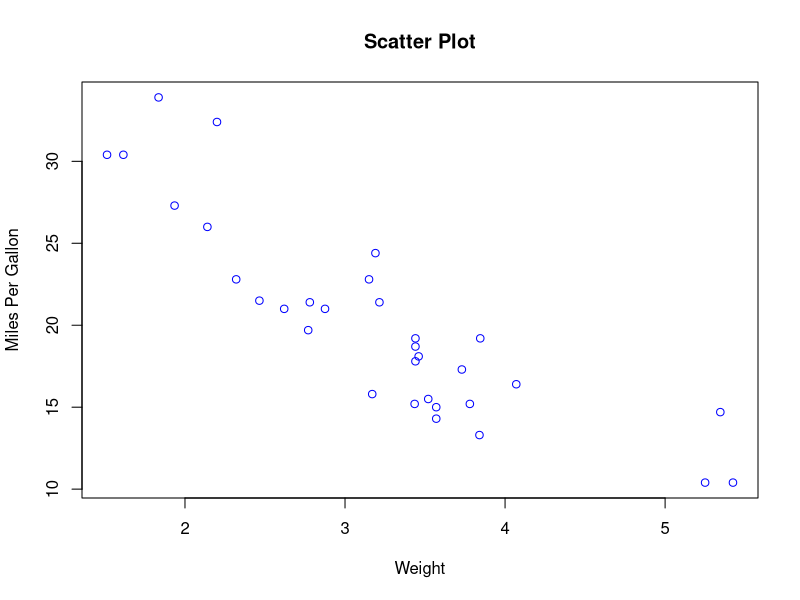
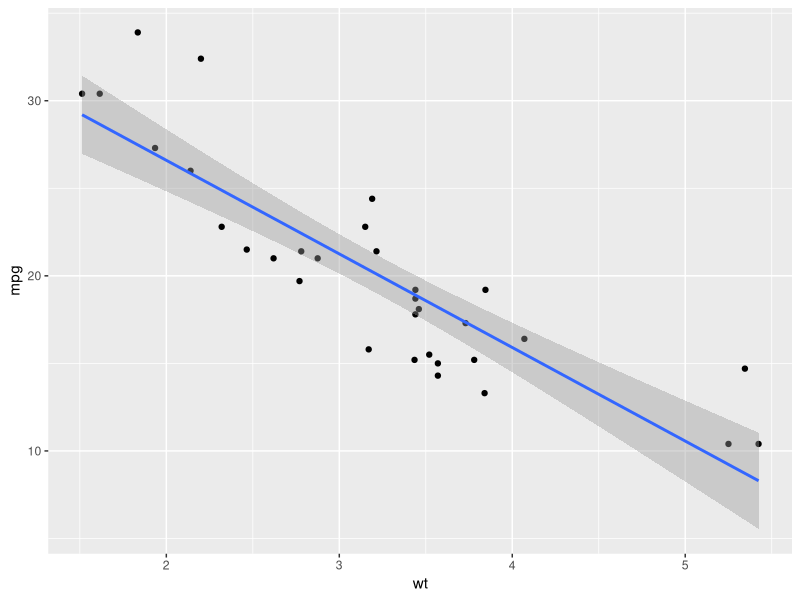
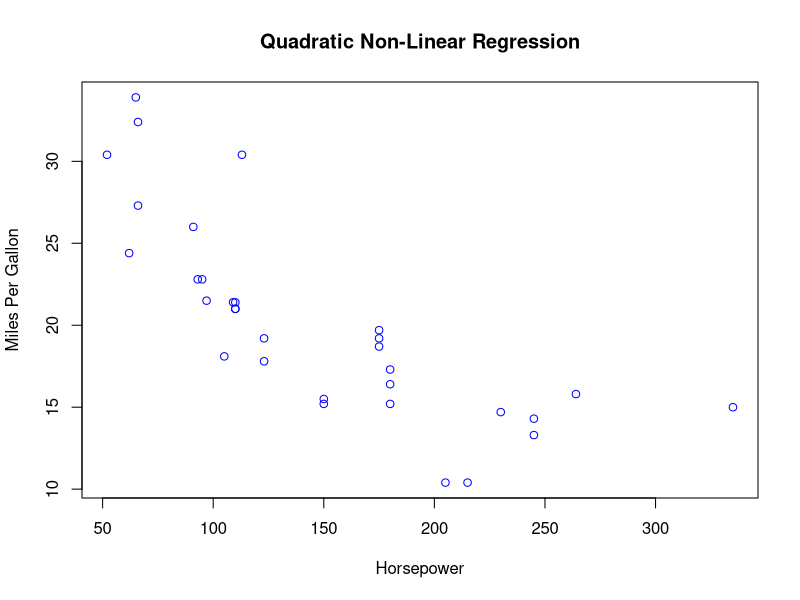
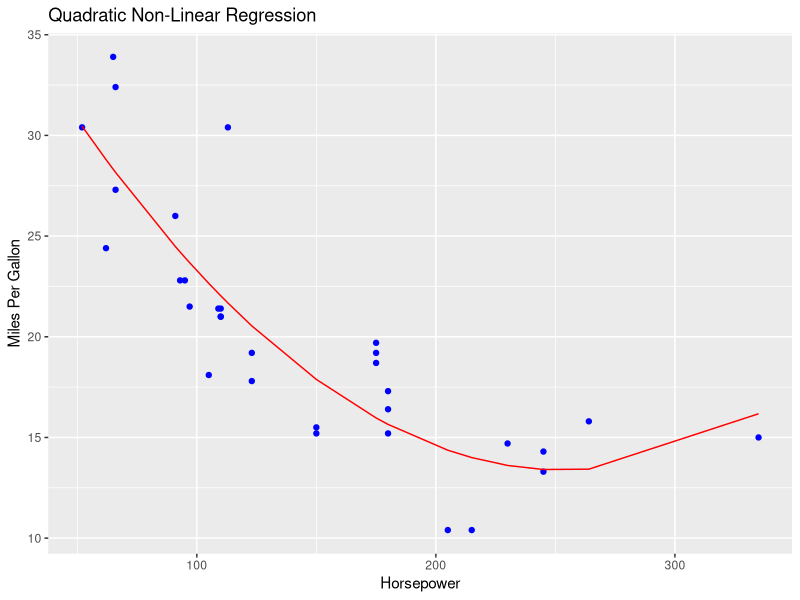

Recreate these plots in R, in order.
## ---- chunk 1

library(ggplot2)

# Load the mtcars dataset
data(mtcars)

# Explore the dataset
head(mtcars)
summary(mtcars)

# Scatter plot
plot(mtcars$wt, mtcars$mpg, main="Scatter Plot", xlab="Weight", ylab="Miles Per Gallon", col="blue")

# Fit the linear regression model
model <- lm(mpg ~ wt, data = mtcars)

# Display the summary of the model
summary(model)

# Visualize the regression line


ggplot(mtcars, aes(wt, mpg)) +
  geom_point() +
  stat_smooth(method = lm)



## ---- chunk 2


# Load the mtcars dataset
data(mtcars)

# Fit a quadratic non-linear regression model
model <- lm(mpg ~ poly(hp, 2), data = mtcars)

# Generate predicted values
predictions <- predict(model, newdata = data.frame(hp = mtcars$hp))

# Plot the data and non-linear regression curve
plot(mtcars$hp, mtcars$mpg, main="Quadratic Non-Linear Regression", xlab="Horsepower", ylab="Miles Per Gallon", col="blue")

ggplot(mtcars, aes(x = hp, y = mpg)) +
  geom_point(color = "blue") +
  
  # Add a dashed line for the non-linear regression curve
  geom_line(aes(y = predictions), color = "red") +
   # Labels and title
  labs(title = "Quadratic Non-Linear Regression",
       x = "Horsepower",
       y = "Miles Per Gallon") 

# Display the model summary
summary(model)

